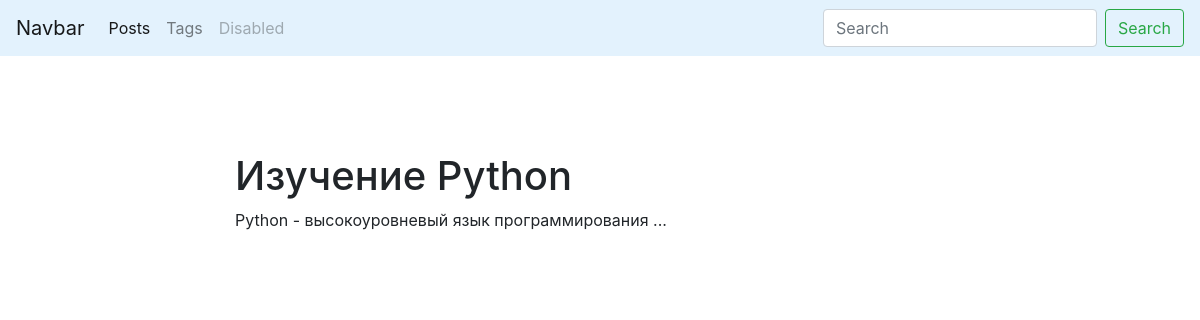
/blog/post/python_slug/, run on the app's committed database.
### blog/models.py (models this page shows, shortened)
class Post(models.Model):
    title = models.CharField(max_length=150, db_index=True)
    slug = models.SlugField(max_length=150, blank=True, unique=True)
    body = models.TextField(blank=True, db_index=True)
    tags = models.ManyToManyField('Tag', blank=True, related_name='posts')
    date_pub = models.DateTimeField(auto_now_add=True)

### blog/views.py (the view)
# urls.py: path('post/<str:slug>/', PostDetail.as_view(), name='post_detail_url'),
class PostDetail(ObjectDetailMixin, View):
    model = Post
    template = 'blog/post_detail.html'

### blog/utils.py (called while the page is built)
    def get(self, request, slug):
        obj = get_object_or_404(self.model, slug__iexact=slug)
        return render(request, self.template, context={self.model.__name__.lower(): obj, 'admin_object': obj, 'detail': True})

### blog/templates/blog/post_detail.html (shortened to what this page needs)
{% extends 'blog/base_blog.html' %}
{% block  content %}
    <h1 class='mt-5'>
        {{ post.title }}
    </h1>
    <p>
        {{ post.body}}
    </p>
{% endblock  %}

### data on the page
Post: title "Изучение Python", body "Python - высокоуровневый язык программирования ..."
